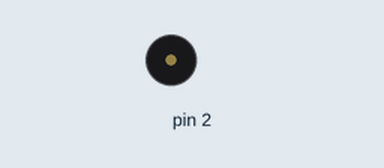
Recording of a sketch running on a simulated Arduino Uno, built with avr-gcc and run on an emulated ATmega328P. On the bench: buzzer (waves = sounding).

Above: at 0.1 s.
Timing chart, 0 to 0.1 s (numbered marks = the images above):
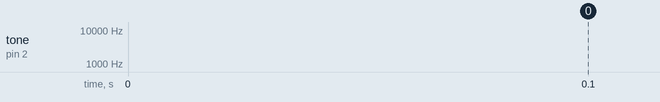

The sketch:

simple_pwm.ino
```cpp
int freq;

void setup() {
  pinMode(2, OUTPUT);
  freq = 0;
}

void loop() {
  tone(2, freq);
  freq++;
}
```
